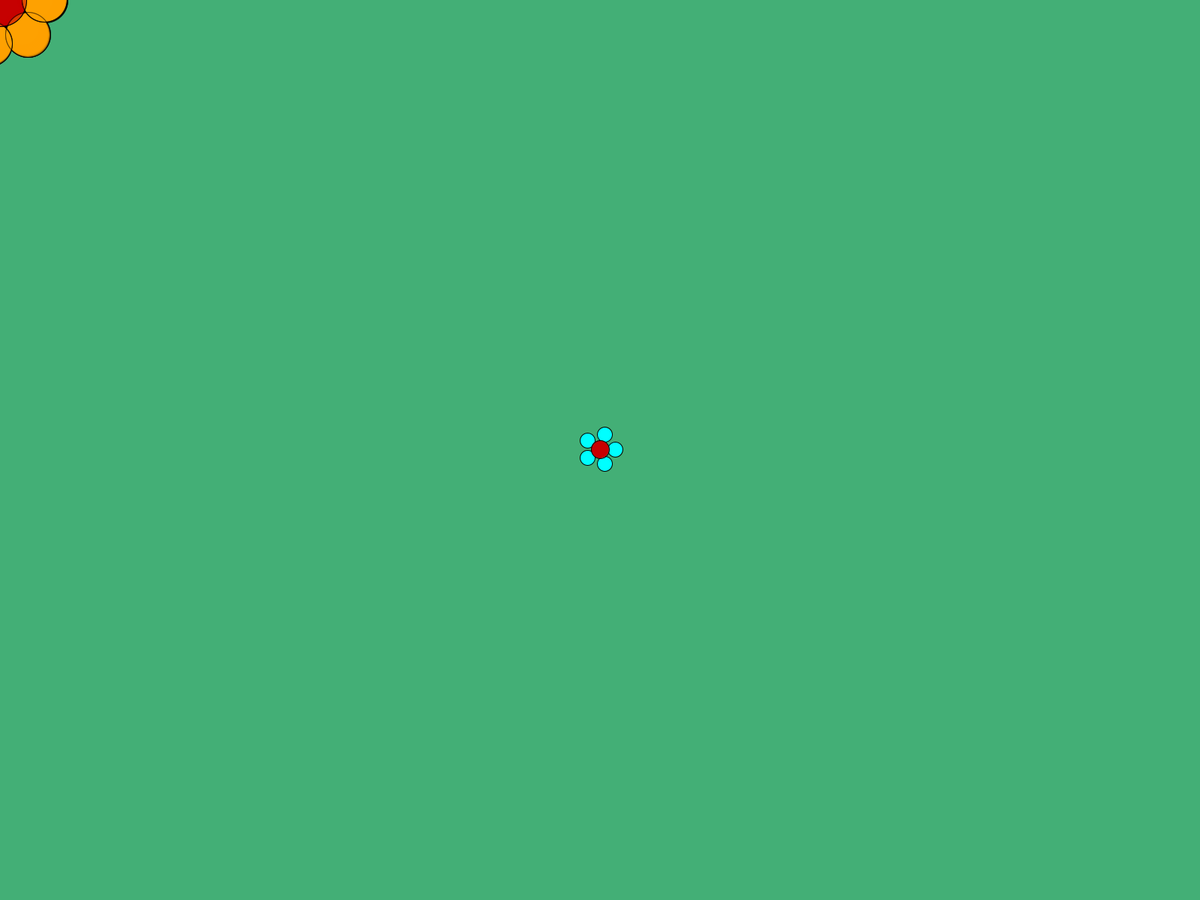
Frame 1 (no input)
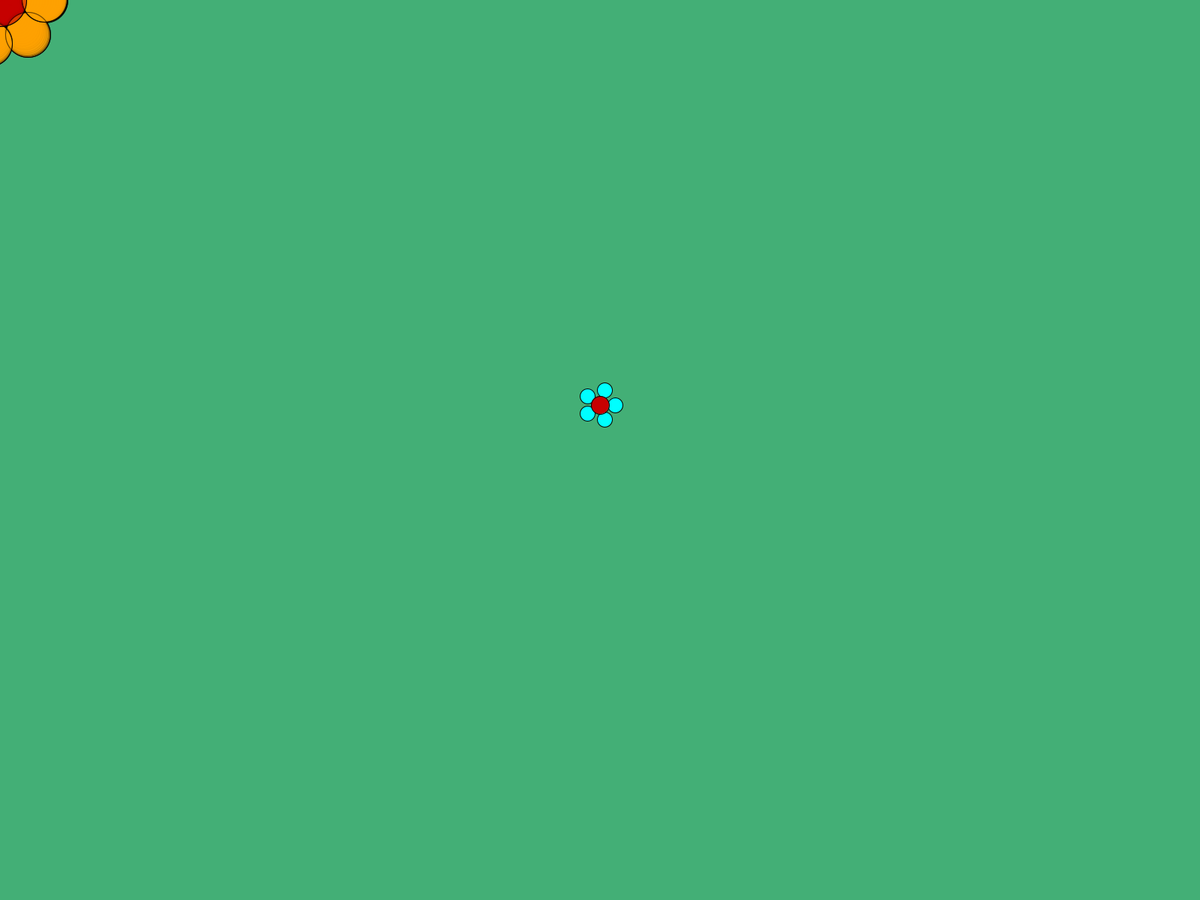
Frame 60 (the mouse pressed at the canvas centre just before this capture)
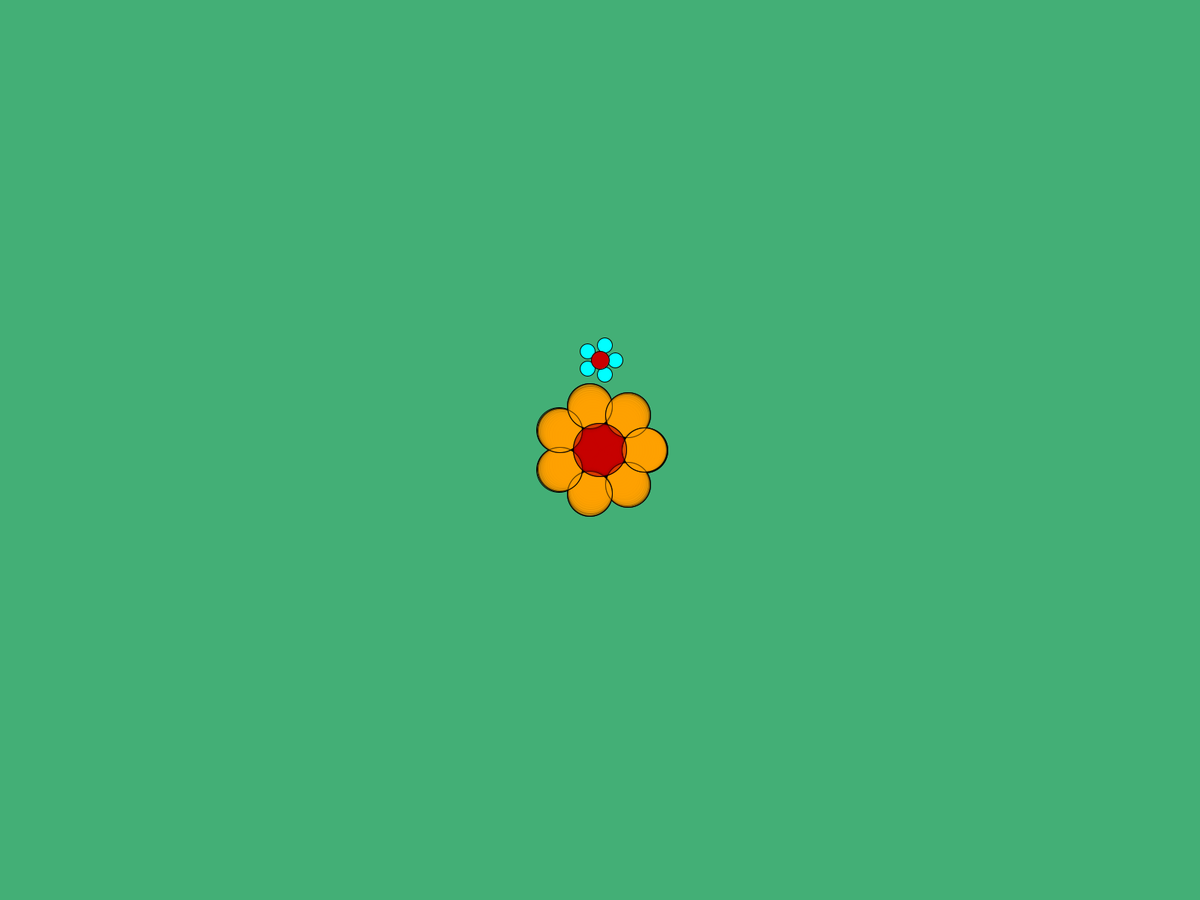
Frame 120 (the mouse held since frame 60 and released just before this capture)

The Processing sketch that drew these frames (run headless with seeded random() and noise(); from frame 60 on, the mouse is pressed at the canvas centre):

// Processing sketch: SnakeFlower
// ── SnakeFlower.pde
Flower myFlower1;
Flower myFlower3;

int num = 50;
Flower[] mySnake;

float scale = 0.995;

void setup() {
  size(1600, 1200);
  background(#43AF76);

  int _r1= 60;
  int _petals=7;
  float _x=100;
  float _y=200;

  int _pc=#FFA000;
 // myFlower1 = new Flower(_r1, _petals, width/2, height,_pc);
  myFlower1=new Flower();

  myFlower3 = new Flower(_r1, _petals, mouseX, mouseY, _pc, 100);
  
  mySnake = new Flower[50];

    for (int i = 0; i < num; i++) {
      mySnake[i] = new Flower(_r1, _petals, mouseX, mouseY, _pc, 100);
    }
 
}
 







void draw() {
  background(#43AF76);
   if (myFlower1.overlaps(myFlower3) == true )
  {
    background(#FF0000);
  } 

  myFlower1.move();
  myFlower1.bounce();
  myFlower1.display();

  myFlower3.x=mouseX;
  myFlower3.y=mouseY;

  myFlower3.display();

// Shift the values in the myFlower array to the right - NOTE counting from TOP DOWN
  for (int i = num-1; i > 0; i--) {
    mySnake[i].x=mySnake[i-1].x;
    mySnake[i].y=mySnake[i-1].y;
    mySnake[i].r=mySnake[i-1].r*pow(scale,i);
  }
  // Add the new values to the beginning of the array
  mySnake[0].x = mouseX;
  mySnake[0].y = mouseY;
  // Draw the "tail"
  for (int i = num-1; i > 0; i--) {
    mySnake[i].display();
  }
  

}

// ── Flower.pde
class Flower {

  // Variables

  float r;       // radius of the flower petal
  int n_petals;  // number of petals 
  float x;       // x-position of the center of the flower
  float y;       // y-position of the center of the flower
  int petalColor;//hexadecimal number for the color of petals
  int transparency; // transparency of the color

  float stepX=0;
  float stepY=-1;

  Flower(float temp_r, int temp_n_petals, float temp_x, float temp_y, int temp_petalColor) {
    r=temp_r;
    n_petals = temp_n_petals;
    x=temp_x;
    y=temp_y;
    petalColor=temp_petalColor;
    transparency=255;
  }
  
   Flower(float temp_r, int temp_n_petals, float temp_x, float temp_y, 
          int temp_petalColor, int _transparency) {
    r=temp_r;
    n_petals = temp_n_petals;
    x=temp_x;
    y=temp_y;
    petalColor=temp_petalColor;
    transparency=_transparency;
  }

 Flower() {
    r=20;
    n_petals = 5;
    x=width/2;
    y=height/2;
    petalColor=#00FFFF;
    transparency=255;
  }



  void display () {

    float ballX;
    float ballY;

    fill(petalColor, transparency);
    for (float i=0; i<PI*2; i+=2*PI/n_petals) {
      //  ballX=width/2 + r*cos(i);
      //  ballY=height/2 + r*sin(i);
      ballX=x + r*cos(i);
      ballY=y + r*sin(i);
      ellipse(ballX, ballY, r, r);
    }
    fill(200, 0, 0, transparency);
    ellipse(x, y, r*1.2, r*1.2);
  }

  void move() {
    x=x+stepX;
    y=y+stepY;
  }

  void bounce() {
    if (x<0 || x>width)
      stepX=-stepX;
    if (y<0 || y>height)
      stepY=-stepY;
  }

  boolean overlaps (Flower f) {
    float d=dist(x, y, f.x, f.y);

    if (d < r+f.r)
      return true;
    else
      return false;
  }
}
